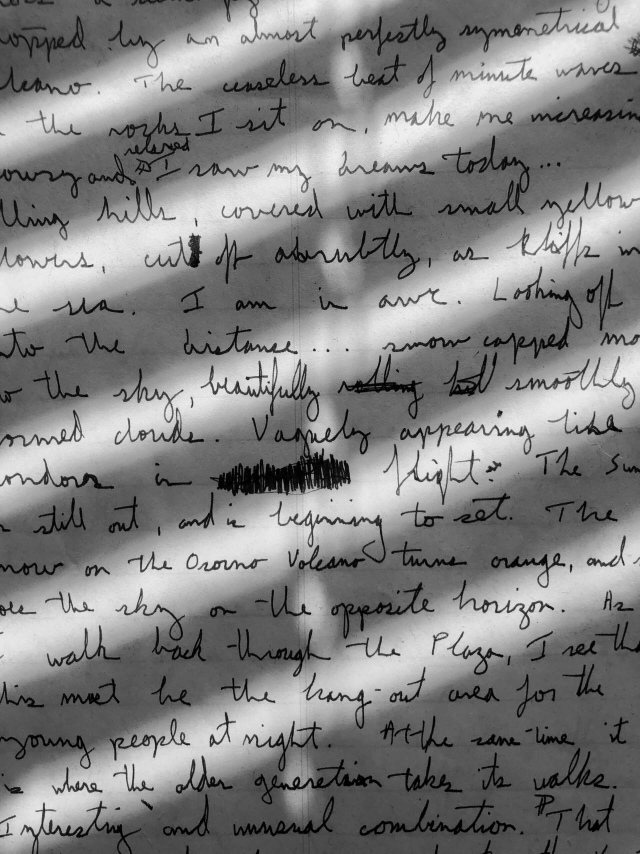
#> input picture Application of Image Thresholding: Adaptive Thresholding/img6.jpg, 1920 x 2560 px (shown at 1/3 size)
$ python AdaptiveThresholding.py
#> lines starting #> are read from the running program, lines starting #| are printed output that depends on the picture; after the words box and inside, x2 and y2 are one past the last pixel; in counts of white or black regions, pixels touching at a corner belong together
import cv2 as cv

img = cv.imread("img6.jpg")
#> img is the input picture: shape (2560, 1920, 3); min 0, max 253, mean 129.6
rs_img = cv.resize(img,(700,700))
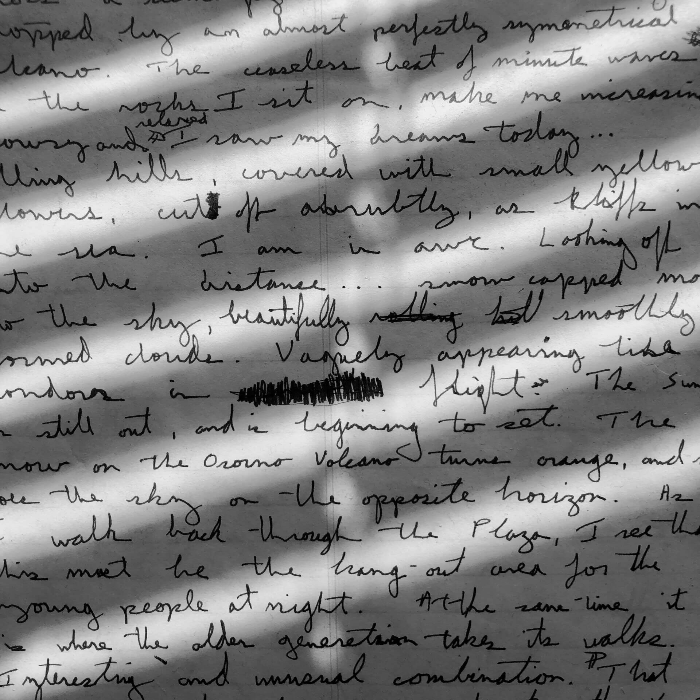
#> rs_img: shape (700, 700, 3); min 0, max 247, mean 129.5

img_gray = cv.cvtColor(rs_img,cv.COLOR_BGR2GRAY)

ret, simple_thresh = cv.threshold(img_gray,100,255,cv.THRESH_BINARY)
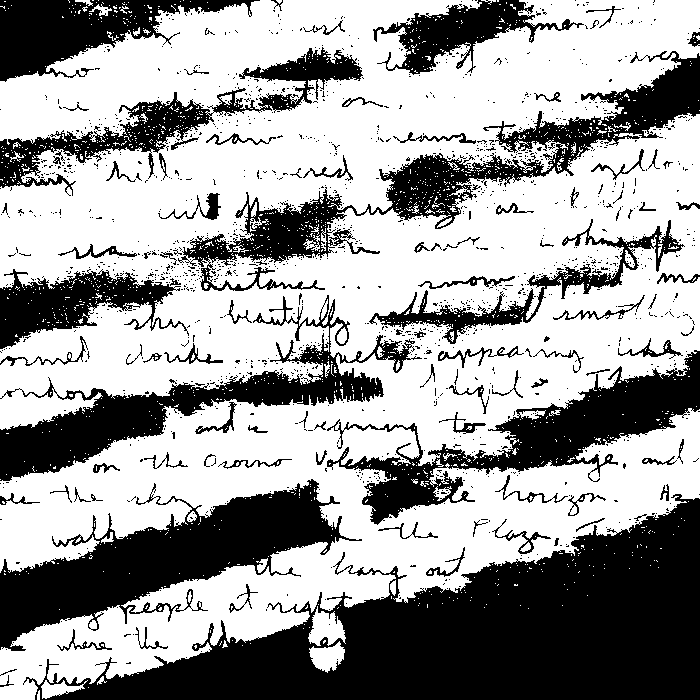
#> simple_thresh: shape (700, 700); 62.3% white; 1438 black regions (1337 under 20 px), largest, box (x1, y1, x2, y2) and area: (23, 494, 700, 700) 63511, (0, 479, 362, 651) 22284, (178, 51, 700, 291) 18593

adaptive_thresh = cv.adaptiveThreshold(img_gray,255,cv.ADAPTIVE_THRESH_GAUSSIAN_C,cv.THRESH_BINARY,21,30)
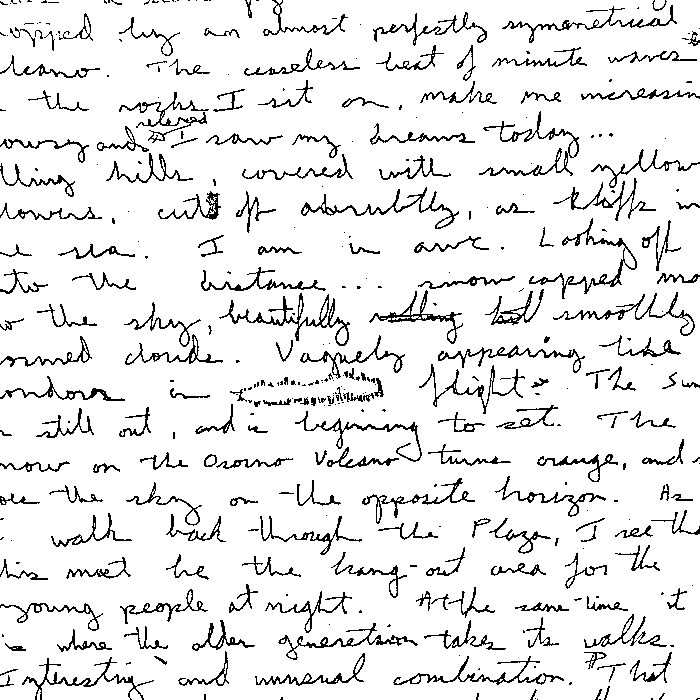
#> adaptive_thresh: shape (700, 700); 91.3% white; black in thin lines or dots

cv.imshow('rs_img',rs_img)
cv.imshow('simple_thresh',simple_thresh)
cv.imshow('adaptive_thresh',adaptive_thresh)

cv.waitKey(0)
cv.destroyAllWindows()
